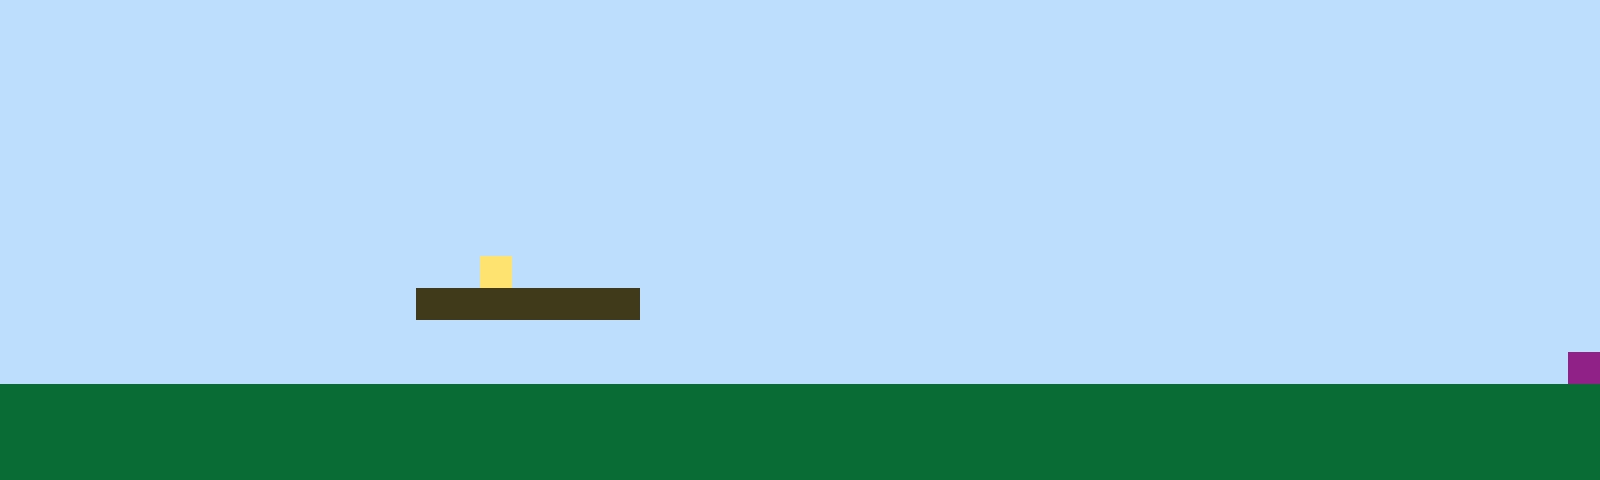

This is a level from a 2D game, rendered from its Tiled map with the project's own tilesets. A one-line summary and the complete map file follow:
An orthogonal 50x15 tile map with 32x32 px tiles, 1 tile layer (Tile Layer 1).

<map version="1.10" tiledversion="1.11.2" orientation="orthogonal" renderorder="right-up" width="50" height="15" tilewidth="32" tileheight="32" infinite="0" nextlayerid="2" nextobjectid="1"><editorsettings><export target="map1.csv" format="csv" /></editorsettings><tileset firstgid="1" name="sprites" tilewidth="32" tileheight="32" tilecount="6" columns="3"><image source="sprites.png" width="96" height="64" /></tileset><layer id="1" name="Tile Layer 1" width="50" height="15"><data encoding="csv">1,1,1,1,1,1,1,1,1,1,1,1,1,1,1,1,1,1,1,1,1,1,1,1,1,1,1,1,1,1,1,1,1,1,1,1,1,1,1,1,1,1,1,1,1,1,1,1,1,1,1,1,1,1,1,1,1,1,1,1,1,1,1,1,1,1,1,1,1,1,1,1,1,1,1,1,1,1,1,1,1,1,1,1,1,1,1,1,1,1,1,1,1,1,1,1,1,1,1,1,1,1,1,1,1,1,1,1,1,1,1,1,1,1,1,1,1,1,1,1,1,1,1,1,1,1,1,1,1,1,1,1,1,1,1,1,1,1,1,1,1,1,1,1,1,1,1,1,1,1,1,1,1,1,1,1,1,1,1,1,1,1,1,1,1,1,1,1,1,1,1,1,1,1,1,1,1,1,1,1,1,1,1,1,1,1,1,1,1,1,1,1,1,1,1,1,1,1,1,1,1,1,1,1,1,1,1,1,1,1,1,1,1,1,1,1,1,1,1,1,1,1,1,1,1,1,1,1,1,1,1,1,1,1,1,1,1,1,1,1,1,1,1,1,1,1,1,1,1,1,1,1,1,1,1,1,1,1,1,1,1,1,1,1,1,1,1,1,1,1,1,1,1,1,1,1,1,1,1,1,1,1,1,1,1,1,1,1,1,1,1,1,1,1,1,1,1,1,1,1,1,1,1,1,1,1,1,1,1,1,1,1,1,1,1,1,1,1,1,1,1,1,1,1,1,1,1,1,1,1,1,1,1,1,1,1,1,1,1,1,1,1,1,1,1,1,1,1,1,1,1,1,1,1,1,1,1,1,1,1,1,1,1,1,1,1,1,1,1,1,1,1,1,1,1,1,1,1,1,1,1,1,1,1,1,1,1,1,1,1,1,1,1,1,1,1,1,1,1,1,1,1,1,1,1,1,1,1,1,1,1,1,1,1,1,4,1,1,1,1,1,1,1,1,1,1,1,1,1,1,1,1,1,1,1,1,1,1,1,1,1,1,1,1,1,1,1,1,1,1,1,1,1,1,1,1,1,1,1,1,1,1,1,3,3,3,3,3,3,3,1,1,1,1,1,1,1,1,1,1,1,1,1,1,1,1,1,1,1,1,1,1,1,1,1,1,1,1,1,1,1,1,1,1,1,1,1,1,1,1,1,1,1,1,1,1,1,1,1,1,1,1,1,1,1,1,1,1,1,1,1,1,1,1,1,1,1,1,1,1,1,1,1,1,1,1,1,1,1,1,1,1,1,1,1,1,1,1,1,1,1,1,1,1,1,1,1,1,1,1,1,1,1,1,1,1,1,1,1,1,1,1,1,1,1,1,1,1,1,1,1,1,1,1,1,1,1,1,1,6,2,2,2,2,2,2,2,2,2,2,2,2,2,2,2,2,2,2,2,2,2,2,2,2,2,2,2,2,2,2,2,2,2,2,2,2,2,2,2,2,2,2,2,2,2,2,2,2,2,2,2,2,2,2,2,2,2,2,2,2,2,2,2,2,2,2,2,2,2,2,2,2,2,2,2,2,2,2,2,2,2,2,2,2,2,2,2,2,2,2,2,2,2,2,2,2,2,2,2,2,2,2,2,2,2,2,2,2,2,2,2,2,2,2,2,2,2,2,2,2,2,2,2,2,2,2,2,2,2,2,2,2,2,2,2,2,2,2,2,2,2,2,2,2,2,2,2,2,2,2</data></layer></map>
